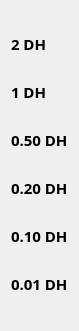
    <widget class="QWidget" name="layoutWidget">
     <property name="geometry">
      <rect>
       <x>700</x>
       <y>0</y>
       <width>72</width>
       <height>331</height>
      </rect>
     </property>
     <layout class="QVBoxLayout" name="verticalLayout_4">
      <item>
       <widget class="QLabel" name="mp_7">
        <property name="maximumSize">
         <size>
          <width>16777215</width>
          <height>19</height>
         </size>
        </property>
        <property name="font">
         <font>
          <family>Mongolian Baiti</family>
          <pointsize>11</pointsize>
          <weight>75</weight>
          <bold>true</bold>
         </font>
        </property>
        <property name="styleSheet">
         <string notr="true">background-color:transparent;</string>
        </property>
        <property name="text">
         <string>2 DH</string>
        </property>
       </widget>
      </item>
      <item>
       <widget class="QLabel" name="mp_8">
        <property name="maximumSize">
         <size>
          <width>16777215</width>
          <height>19</height>
         </size>
        </property>
        <property name="font">
         <font>
          <family>Mongolian Baiti</family>
          <pointsize>11</pointsize>
          <weight>75</weight>
          <bold>true</bold>
         </font>
        </property>
        <property name="styleSheet">
         <string notr="true">background-color:transparent;</string>
        </property>
        <property name="text">
         <string>1 DH</string>
        </property>
       </widget>
      </item>
      <item>
       <widget class="QLabel" name="mp_9">
        <property name="maximumSize">
         <size>
          <width>16777215</width>
          <height>19</height>
         </size>
        </property>
        <property name="font">
         <font>
          <family>Mongolian Baiti</family>
          <pointsize>11</pointsize>
          <weight>75</weight>
          <bold>true</bold>
         </font>
        </property>
        <property name="styleSheet">
         <string notr="true">background-color:transparent;</string>
        </property>
        <property name="text">
         <string>0.50 DH</string>
        </property>
       </widget>
      </item>
      <item>
       <widget class="QLabel" name="mp_10">
        <property name="maximumSize">
         <size>
          <width>16777215</width>
          <height>19</height>
         </size>
        </property>
        <property name="font">
         <font>
          <family>Mongolian Baiti</family>
          <pointsize>11</pointsize>
          <weight>75</weight>
          <bold>true</bold>
         </font>
        </property>
        <property name="styleSheet">
         <string notr="true">background-color:transparent;</string>
        </property>
        <property name="text">
         <string>0.20 DH</string>
        </property>
       </widget>
      </item>
      <item>
       <widget class="QLabel" name="mp_11">
        <property name="maximumSize">
         <size>
          <width>16777215</width>
          <height>19</height>
         </size>
        </property>
        <property name="font">
         <font>
          <family>Mongolian Baiti</family>
          <pointsize>11</pointsize>
          <weight>75</weight>
          <bold>true</bold>
         </font>
        </property>
        <property name="styleSheet">
         <string notr="true">background-color:transparent;</string>
        </property>
        <property name="text">
         <string>0.10 DH</string>
        </property>
       </widget>
      </item>
      <item>
       <widget class="QLabel" name="mp_12">
        <property name="maximumSize">
         <size>
          <width>16777215</width>
          <height>19</height>
         </size>
        </property>
        <property name="font">
         <font>
          <family>Mongolian Baiti</family>
          <pointsize>11</pointsize>
          <weight>75</weight>
          <bold>true</bold>
         </font>
        </property>
        <property name="styleSheet">
         <string notr="true">background-color:transparent;</string>
        </property>
        <property name="text">
         <string>0.01 DH</string>
        </property>
       </widget>
      </item>
     </layout>
    </widget>
